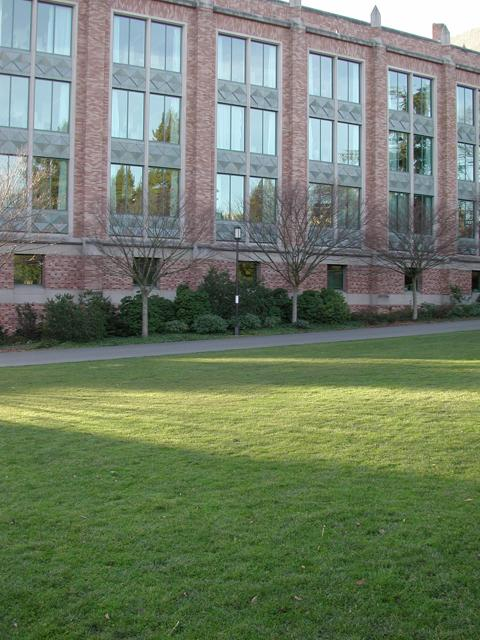
#> input picture campus_000.jpg, 480 x 640 px
$ jupyter execute --allow-errors stitch_images.ipynb
#> lines starting #> are read from the running program, lines starting #| are printed output that depends on the picture
# Assignment 2: Keypoint Matching and Image Stitching with SIFT and RANSAC.
---
Name: Aryan Mainkar

ID: 1001844964

## Libraries Used :
---

* matplotlib
* numpy
* PIL
* scipy
* skimage
* random

[cell 1]
import numpy as np
import PIL.Image as Image
from skimage.color import rgb2gray
import matplotlib.pyplot as plt
from skimage.feature import SIFT, plot_matches
from matplotlib.patches import ConnectionPatch
import random
from skimage.transform import ProjectiveTransform, SimilarityTransform, warp
from scipy.spatial.distance import cdist

## Input source and destination images
---

[cell 2]
img1 = input("Enter the name of the destination image: ")
#> the answer given: campus_000.jpg
img2 = input("Enter the name of the source image: ")
#> the answer given: campus_001.jpg

Convert the read images into an np array and convert them from rgba to rgb

[cell 3]
destImgRgb = np.asarray(Image.open(img1).convert('RGB'))
#> destImgRgb is the input picture: shape (640, 480, 3); mean R, G, B 112.5, 125.9, 103.6
srcImgRgb = np.asarray(Image.open(img2).convert('RGB'))
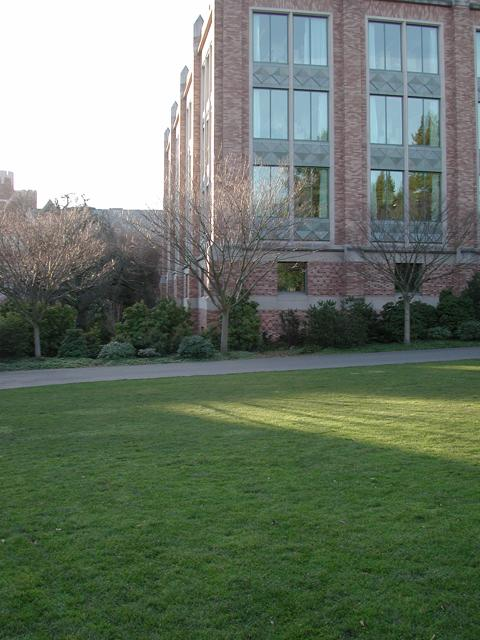
#> input picture campus_001.jpg, 480 x 640 px
#> srcImgRgb is the input picture: shape (640, 480, 3); mean R, G, B 106.5, 119.2, 103.6

destImgGray = rgb2gray(destImgRgb)
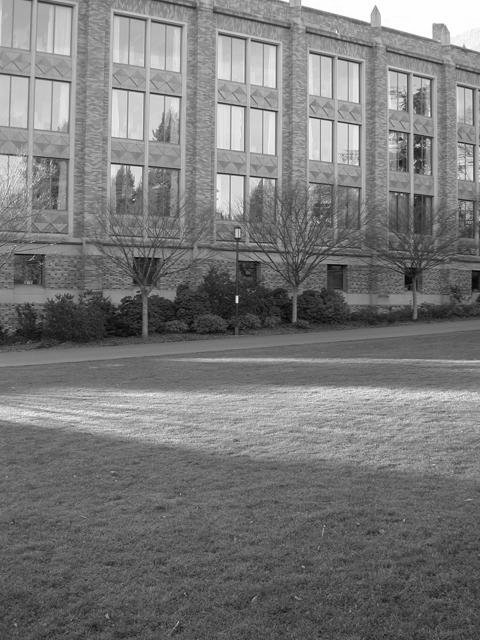
#> destImgGray: shape (640, 480) float64; min 0.00281, max 1, mean 0.476
srcImgGray = rgb2gray(srcImgRgb)
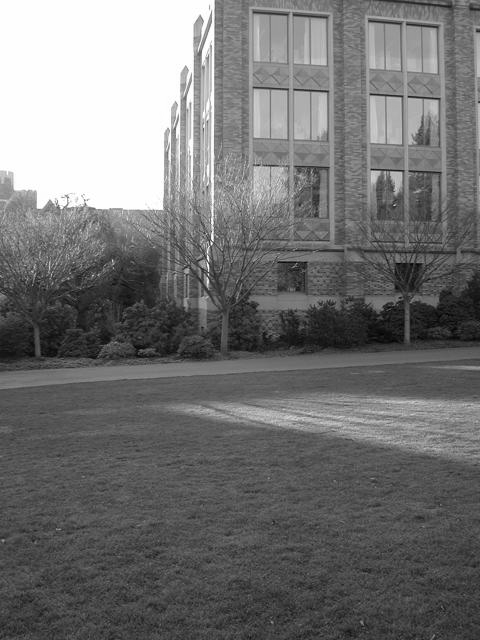
#> srcImgGray: shape (640, 480) float64; min 0.0112, max 1, mean 0.453

## Keypoint Detection
---

Declaring SIFT constructors for `detector1` for destination image and `detector2` for source image.

Store the keypoints as `keypoint1` and `keypoint2` for destination and source images respectively.

[cell 4]
detector1 = SIFT()
detector2 = SIFT()
detector1.detect_and_extract(destImgGray)
detector2.detect_and_extract(srcImgGray)
keypoints1 = detector1.keypoints
descriptor1 = detector1.descriptors
keypoints2 = detector2.keypoints
descriptor2 = detector2.descriptors

Plot and show the keypoints on the grayscale images source and destination
* red keypoints for destination
* blue for source

[cell 5]
fig, ax = plt.subplots(1, 2, figsize=(14, 9))
ax[0].imshow(destImgGray, cmap='gray')
ax[0].axis('off')
ax[0].set_title('Destination Image')
ax[1].imshow(srcImgGray, cmap='gray')
ax[1].axis('off')
ax[1].set_title('Source Image')
ax[0].scatter(keypoints1[:, 1], keypoints1[:, 0], s=10, c='r')
ax[1].scatter(keypoints2[:, 1], keypoints2[:, 0], s=10, c='b')
plt.show()
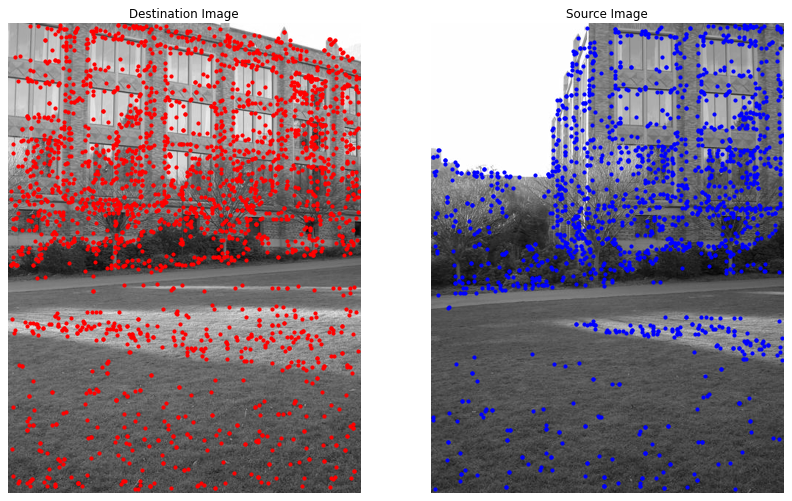
#> figure drawn by matplotlib, 2 panels

## Keypoint Matching
---

Matching function ```matchDescriptor``` that, given two sets of keypoint features, returns a list of indices of matching pairs.

That is, pair $(i,j)$ in the list indicates a match between the feature at index $i$ in the source image with the feature at index $j$ in

the second image.

[cell 6]
def matchDescriptor(descriptor1, descriptor2, ratio):
#> called with ratio = 0.7
    dist = cdist(descriptor1, descriptor2)
    index = np.argsort(dist, axis=1)
    matches = []
    for i in range(len(dist)):
        if dist[i, index[i, 0]] < ratio * dist[i, index[i, 1]]:
            matches.append([i, index[i, 0]])
    return np.array(matches)

Calling the `matchDescriptor` function passing `descriptor1`, `descriptor2`, and the `ratio` that is 0.7

[cell 7]
matches = matchDescriptor(descriptor1, descriptor2, 0.7)

Printing the matches by using the inbuilt plot-matches function from `SIFT` in `skimage.feature`

[cell 8]
fig, ax = plt.subplots()
plot_matches(ax, destImgGray, srcImgGray, keypoints1, keypoints2, matches, 'r')
#> (this line was passed over: skimage is not available in this run)
ax.axis('off')
plt.show()

## Image Stitching
---

### Estimate Affine Matrix

Function to computer the affine matrix

[cell 9]
def computeAffineMatrix(keypoints1, keypoints2, matches):
    source = np.array([keypoints1[m[0], :2] for m in matches])
    destination = np.array([keypoints2[m[1], :2] for m in matches])

    numSamples = source.shape[0]

    sourceAffine = np.concatenate((source, np.ones((numSamples, 1))), axis=1)
    zeroBuffer = np.zeros_like(sourceAffine)
    r1 = np.concatenate((sourceAffine, zeroBuffer), axis=1)
    r2 = np.concatenate((zeroBuffer, sourceAffine), axis=1)

    X = np.empty((r1.shape[0] + r2.shape[0], r1.shape[1]), dtype=r1.dtype)
    X[0::2] = r1
    X[1::2] = r2

    y = destination.ravel()

    affineMatrix = np.linalg.inv(X.T @ X) @ X.T @ y
    affineMatrix = np.concatenate(
        (affineMatrix.reshape(2, 3), np.array([[0, 0, 1]])), axis=0)

    return affineMatrix

### Estimate Projective Matrix

Function to compute the projective matrix

[cell 10]
def computeProjectiveMatrix(keypoints1, keypoints2, matches):
    A = []
    b = []
    for i, j in matches:
        x1, y1 = keypoints1[i]
        x2, y2 = keypoints2[j]
        A.append([x1, y1, 1, 0, 0, 0, -x2*x1, -x2*y1])
        A.append([0, 0, 0, x1, y1, 1, -y2*x1, -y2*y1])
        b.append(x2)
        b.append(y2)
    A = np.asarray(A)
    b = np.asarray(b)
    x, _, _, _ = np.linalg.lstsq(A, b, rcond=None)
    H = np.concatenate([x, [1]])
    H = H.reshape((3, 3))
    return H

### RANSAC
---

#### RANSAC Affine

Function to compute the RANSAC with the affine matrix and return the best model and the best inliers

[cell 11]
def ransacAffine(matches, keypoints1, keypoints2, min_num, threshold, num_iter):
#> called with matches = array of shape (553, 2), keypoints1 = array of shape (2433, 2), keypoints2 = array of shape (1607, 2), min_num = 3, threshold = 10, num_iter = 1000
    best_inlier = []
    best_M = None
    for _ in range(num_iter):
        sampleIndices = random.sample(range(matches.shape[0]), min_num)
        sample = matches[sampleIndices]
        M = computeAffineMatrix(keypoints1, keypoints2, sample)
        inlier = []
        for idx, match in enumerate(matches):
            src = np.array([keypoints1[match[0], :2]])
            dest = np.array([keypoints2[match[1], :2]])
            src_affine = np.concatenate((src, np.ones((1, 1))), axis=1)
            dest_affine = np.concatenate((dest, np.ones((1, 1))), axis=1)
            transformed = M.dot(src_affine.T)
            error = np.linalg.norm(dest_affine.T - transformed) ** 2
            if error < threshold:
                inlier.append(idx)
        if len(inlier) > len(best_inlier):
            best_inlier = inlier
            best_M = M
    return best_M, np.array(best_inlier)

Calling the `ransacAffine` function

Note: Send in the rows and columns inverted

#> (a cell that did not finish here is left out)

Plot the matches according to the best model (`affineMatrix`) and the best inlier (`inliersAffine`)

#> (a cell that did not finish here is left out)

#### RANSAC Projective

Function to compute the RANSAC with the projective matrix and return the best model and the best inliers

[cell 14]
def ransacProjective(matches, keypoints1, keypoints2, min_num, threshold, num_iter):
#> called with matches = array of shape (553, 2), keypoints1 = array of shape (2433, 2), keypoints2 = array of shape (1607, 2), min_num = 4, threshold = 10, num_iter = 1000
    best_inlier = []
    best_M = None
    for _ in range(num_iter):
        sampleIndices = random.sample(range(matches.shape[0]), min_num)
        sample = matches[sampleIndices]
        M = computeProjectiveMatrix(keypoints1, keypoints2, sample)
        inlier = []
        for idx, match in enumerate(matches):
            src = np.array([keypoints1[match[0], :2]])
            dest = np.array([keypoints2[match[1], :2]])
            src_affine = np.concatenate((src, np.ones((1, 1))), axis=1)
            dest_affine = np.concatenate((dest, np.ones((1, 1))), axis=1)
            transformed = M.dot(src_affine.T)
            transformed /= transformed[2]
            error = np.linalg.norm(dest_affine.T - transformed) ** 2
            if error < threshold:
                inlier.append(idx)
        if len(inlier) > len(best_inlier):
            best_inlier = inlier
            best_M = M
    return best_M, np.array(best_inlier)

Calling the `ransacProjective` function

Note: Send in the rows and columns inverted

[cell 15]
projectiveMatrix, inliersProjective = ransacProjective(matches, keypoints1[:, ::-1], keypoints2[:, ::-1], 4, 10, 1000)

Plot the matches according to the best model (`projectiveMatrix`) and the best inlier (`inliersProjective`)

[cell 16]
src_best = keypoints2[matches[inliersProjective, 1]][:, ::-1]
dst_best = keypoints1[matches[inliersProjective, 0]][:, ::-1]

fig = plt.figure(figsize=(8, 4))
ax1 = fig.add_subplot(121)
ax2 = fig.add_subplot(122)
ax1.imshow(destImgRgb)
ax2.imshow(srcImgRgb)

for i in range(src_best.shape[0]):
    coordB = [dst_best[i, 0], dst_best[i, 1]]
    coordA = [src_best[i, 0], src_best[i, 1]]
    con = ConnectionPatch(xyA=coordA, xyB=coordB, coordsA="data", coordsB="data",
                          axesA=ax2, axesB=ax1, color="red")
    ax2.add_artist(con)
    ax1.plot(dst_best[i, 0], dst_best[i, 1], 'ro')
    ax2.plot(src_best[i, 0], src_best[i, 1], 'ro')

plt.show()
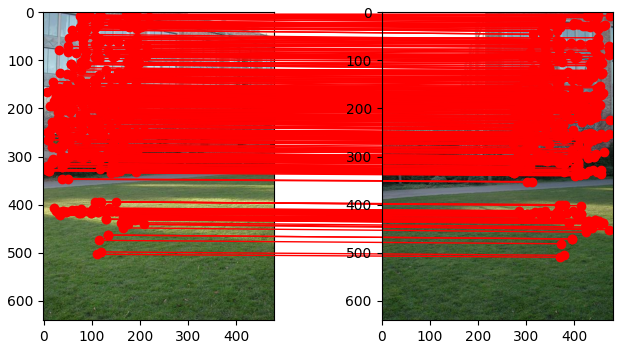
#> figure drawn by matplotlib, 2 panels

### Image Stitching Affine

Function to stitch the image according to the Affine RANSAC and then plotting it using the matplotlib

[cell 17]
def stitchingAffine(srcImgRgb, destImgRgb, bestAffine, destImgGray):
    rows, cols = destImgGray.shape
    corners = np.array([
        [0, 0],
        [cols, 0],
        [0, rows],
        [cols, rows]
    ])

    bestAffine = SimilarityTransform(matrix=bestAffine)
    bestAffine(corners)
    all_corners = np.vstack((corners, bestAffine(corners)))
    corner_min = np.min(all_corners, axis=0)
    corner_max = np.max(all_corners, axis=0)
    output_shape = (corner_max - corner_min)
    output_shape = np.ceil(output_shape[::-1]).astype(int)
    print(output_shape)

    offset = SimilarityTransform(translation=-corner_min)
    dst_warped = warp(destImgRgb, offset.inverse, output_shape=output_shape)

    tf_img = warp(srcImgRgb, (bestAffine + offset).inverse,
                  output_shape=output_shape)

    foreground_pixels = tf_img[tf_img > 0]
    dst_warped[tf_img > 0] = tf_img[tf_img > 0]

    fig = plt.figure()
    ax1 = fig.add_subplot(111)
    ax1.imshow(dst_warped)
    plt.show()

#> (a cell that did not finish here is left out)

### Image Stitching Projective

Function to stitch the image according to the Projective RANSAC and then plotting it using the matplotlib

[cell 19]
def stitchingProjective(srcImgRgb, destImgRgb, bestProjective, destImgGray):
    rows, cols = destImgGray.shape[:2]
#> rows = 640; cols = 480
    corners = np.array([
        [0, 0],
        [cols, 0],
        [0, rows],
        [cols, rows]
    ])
#> corners = [[0, 0], [480, 0], [0, 640], [480, 640]]

    bestProjective = ProjectiveTransform(matrix=bestProjective)
    bestProjective(corners)
    all_corners = np.vstack((corners, bestProjective(corners)))
    corner_min = np.min(all_corners, axis=0)
#> corner_min = [0, -33.54]
    corner_max = np.max(all_corners, axis=0)
#> corner_max = [794.2, 690.6]
    output_shape = (corner_max - corner_min)
#> output_shape = [794.2, 724.2]
    output_shape = np.ceil(output_shape[::-1]).astype(int)
    print(output_shape)
#| [725 795]

    offset = SimilarityTransform(translation=-corner_min)
    dst_warped = warp(destImgRgb, offset.inverse, output_shape=output_shape)
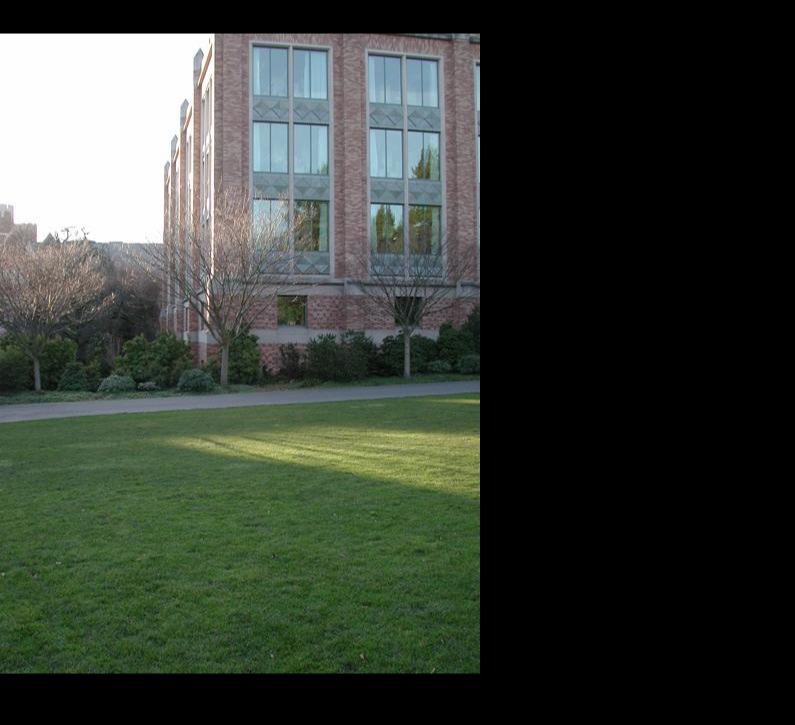
#> dst_warped: shape (725, 795, 3) float64; mean R, G, B 0.223, 0.249, 0.217

    tf_img = warp(srcImgRgb, (bestProjective + offset).inverse,
                  output_shape=output_shape)
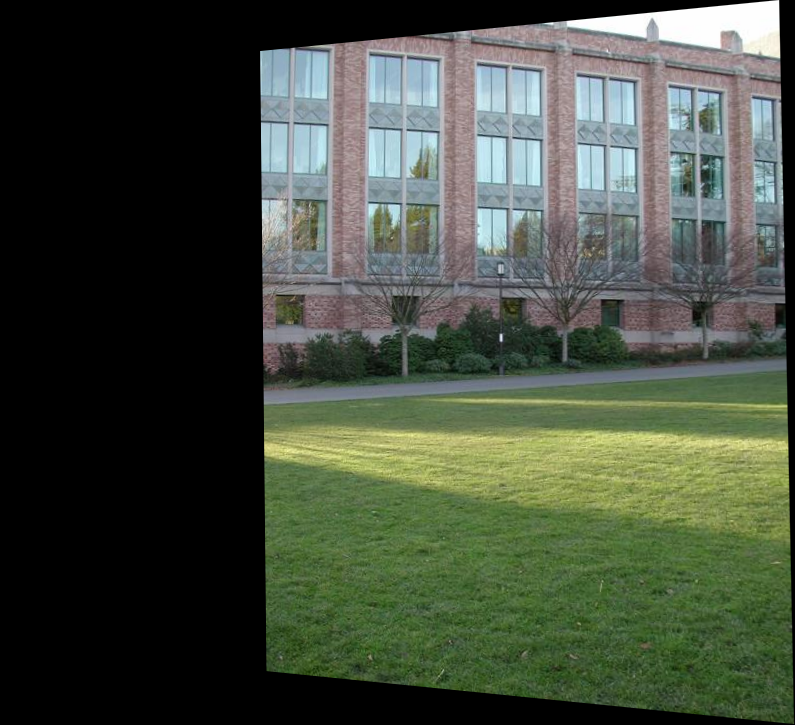
#> tf_img: shape (725, 795, 3) float64; mean R, G, B 0.268, 0.3, 0.246

    foreground_pixels = tf_img[tf_img > 0]
    dst_warped[tf_img > 0] = tf_img[tf_img > 0]
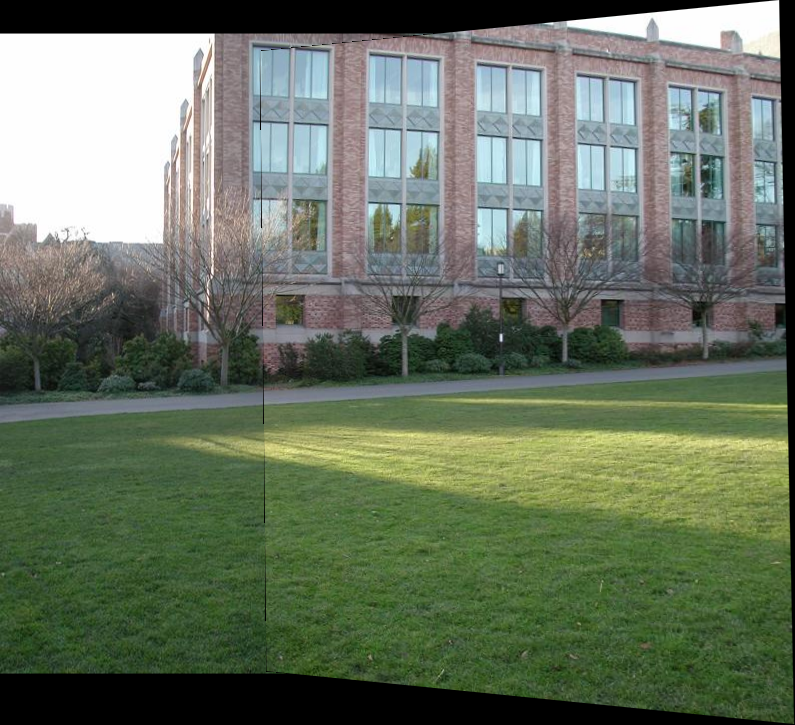
#> dst_warped: shape (725, 795, 3) float64; mean R, G, B 0.408, 0.452, 0.38

    fig = plt.figure()
    ax1 = fig.add_subplot(111)
    ax1.imshow(dst_warped)
    plt.show()
